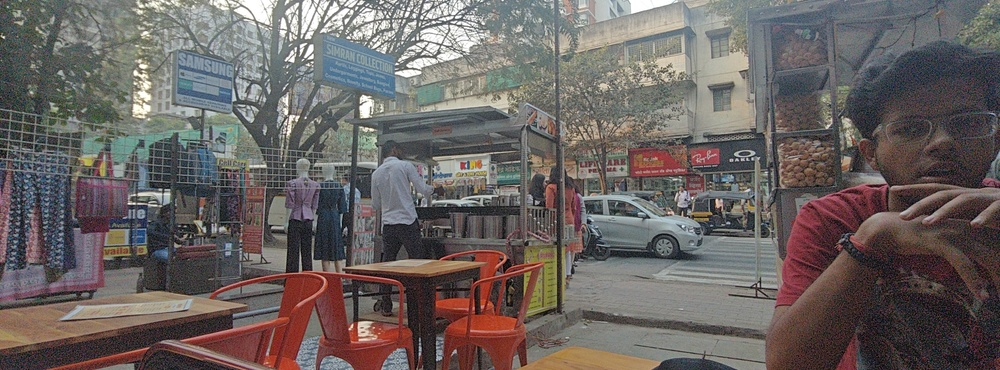
#> input picture second_semester/capstone/datasets/input_images/65x24_20250109_172010_original.jpg, 1000 x 370 px, shrunk from 2000 x 739 before the run; its folder holds only this picture in this run
$ python face_cropper.py
#> lines starting #> are read from the running program, lines starting #| are printed output that depends on the picture
import cv2
import os
import numpy as np

def detect_and_crop_faces(input_folder, output_folder, padding=10):
#> called with padding = 10
    if not os.path.exists(output_folder):
        os.makedirs(output_folder)

    face_cascade = cv2.CascadeClassifier(cv2.data.haarcascades + 'haarcascade_frontalface_default.xml')

    for filename in os.listdir(input_folder):
        if filename.lower().endswith(('png', 'jpg', 'jpeg', 'webp')):
            image_path = os.path.join(input_folder, filename)
            image = cv2.imread(image_path)
#> image is the input picture: shape (370, 1000, 3); mean B, G, R 97.4, 99.6, 106.6

            if image is None:
                continue

            gray = cv2.cvtColor(image, cv2.COLOR_BGR2GRAY)
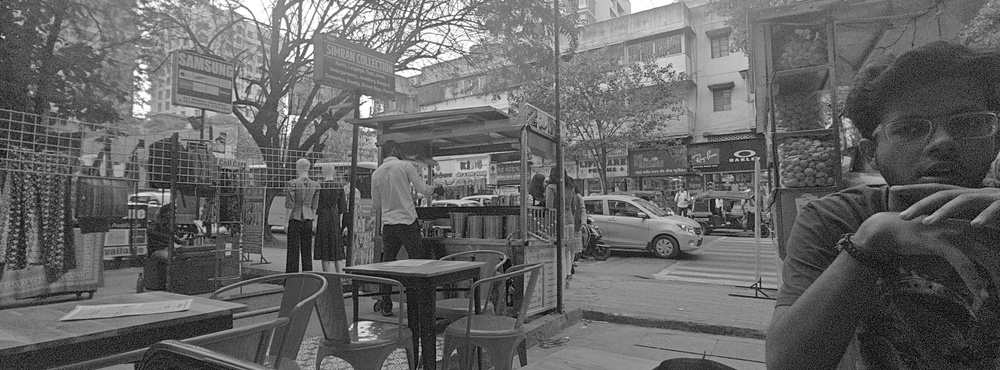
#> gray: shape (370, 1000); min 0, max 255, mean 101.5
            faces = face_cascade.detectMultiScale(gray, scaleFactor=1.1, minNeighbors=5, minSize=(30, 30))
#> faces = ()

            for i, (x, y, w, h) in enumerate(faces):
                x1 = max(x - padding, 0)
                y1 = max(y - padding, 0)
                x2 = min(x + w + padding, image.shape[1])
                y2 = min(y + h + padding, image.shape[0])

                face_crop = image[y1:y2, x1:x2]
                output_path = os.path.join(output_folder, f"{os.path.splitext(filename)[0]}_face_{i}.jpg")
                cv2.imwrite(output_path, face_crop)
                print(f"Saved cropped face: {output_path}")
#> this loop made 0 passes

input_folder = os.path.join(os.getcwd(), "input_images")
output_folder = os.path.join(os.getcwd(), "output_images")

detect_and_crop_faces(input_folder, output_folder)
